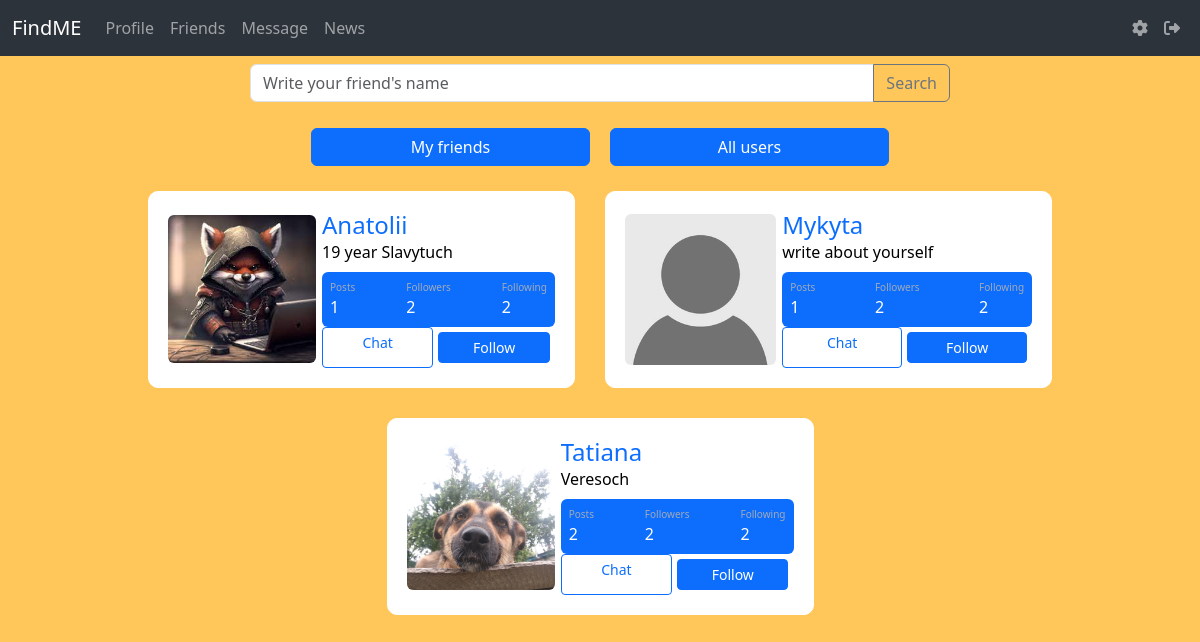
The page /friends (signed in) on the database its author committed.
### data/users.py (models this page shows, shortened)
class User(SqlAlchemyBase, UserMixin):
    __tablename__ = 'users'
    id = sqlalchemy.Column(sqlalchemy.Integer, primary_key=True, autoincrement=True)
    name = sqlalchemy.Column(sqlalchemy.String, unique=True, nullable=True)
    about = sqlalchemy.Column(sqlalchemy.String, nullable=True, default='write about yourself')
    second_email = sqlalchemy.Column(sqlalchemy.String, nullable=True)
    github = sqlalchemy.Column(sqlalchemy.String, nullable=True)
    image = sqlalchemy.Column(sqlalchemy.String, default="default.jpg")
    email = sqlalchemy.Column(sqlalchemy.String, index=True, unique=True, nullable=True)
    followings = sqlalchemy.Column(sqlalchemy.String, nullable=True, default='')
    followers = sqlalchemy.Column(sqlalchemy.String, nullable=True, default='')
    post_count = sqlalchemy.Column(sqlalchemy.Integer, nullable=True, default=0)
    admin_check = sqlalchemy.Column(sqlalchemy.Integer, default=0)
    hashed_password = sqlalchemy.Column(sqlalchemy.String, nullable=True)
    created_date = sqlalchemy.Column(sqlalchemy.DateTime, default=datetime.datetime.now)

### main.py (the view)
@app.route('/friends', methods=['GET', 'POST'])
@login_required
def friends():
    db_sess = db_session.create_session()
    if request.method == 'POST':
        data = request.form
        if 'my_friends' in list(dict(request.form).keys())[0]:
            users = db_sess.query(User).filter(User.id != current_user.id).all()
            return render_template('friends.html', title='Friends', users=users, friend_check='not is none')
        elif 'all_users' in list(dict(request.form).keys())[0]:
            users = db_sess.query(User).filter(User.id != current_user.id).all()
            return render_template('friends.html', title='Friends', users=users, all_users_check='not is none')
        elif 'friends_search' in list(dict(request.form).keys())[0]:
            input_name = data['friends_search']
            users = db_sess.query(User).filter(User.name.like(f"%{input_name}%")).filter(
                User.id != current_user.id).all()
            return render_template('friends.html', title='Friends', users=users)
    else:
        users = db_sess.query(User).filter(User.id != current_user.id).all()
        return render_template('friends.html', title='Friends', users=users)

### data/db_session.py (called while the page is built)
def create_session() -> Session:
    global __factory
    return __factory()

### main.py (called while the page is built)
@login_manager.user_loader
def load_user(user_id):
    db_sess = db_session.create_session()
    return db_sess.query(User).get(user_id)

### templates/friends.html (shortened to what this page needs)
{% extends "base.html" %}
{% block content %}
    <form method="post" enctype="multipart/form-data">
        <div class="input__block" style="margin-left: auto; margin-right: auto; max-width: 700px;">
            <div class="form-group">
                <div class="input-group mb-3">
                    <input type="text" class="form-control" name="friends_search" placeholder="Write your friend's name" aria-label="Write your friend's name" aria-describedby="button-addon2">
                    <button class="btn btn-outline-secondary" type="submit" id="button-addon2">Search</button>
                </div>
            </div>
        </div>
    </form>
    <form method="post" enctype="multipart/form-data">
        <div class="friends_buttons">
            <button class="btn btn-primary" style="width: 25%;" name="my_friends">My friends</button>
            <button class="btn btn-primary" style="width: 25%;" name="all_users">All users</button>
        </div>
    </form>
    {% if current_user.followings.split(', ') == [''] and not users %}
    <div class="friends__error">
        <h1 style="color: white;">Nothing found</h1>
        <a href="/friends">Click here to see all your friends</a>
    </div>
    {% else %}
        {% if  all_users_check %}
            <div class="friends__block">
                {% for user in users %}
                {% set list1 = user.followers.split(', ') %}
                {% set user_id_ = current_user.id | string() %}
                <div class="card_friend p-3" style="background-color: #ffffff; border: 1px solid white; border-radius: 10px;">
                    <div class="object__block">
                        <div class="image"><a href=""><img src="../static/avatars/{{ user.image }}" class="rounded" width="250"></a> </div>
                        <div class="ml-3 w-100">
                            <h4 class="mb-0 mt-0" name="nickname" style="color: white;"> <a href="/profile/{{user.name}}" style="text-decoration: none;">{{user.name}}</a> </h4> <span style="color: black;">{{user.about}}</span>
                            <div class="p-2 mt-2 bg-primary d-flex justify-content-between rounded text-white stats">
                                <div class="d-flex flex-column"> <span class="articles">Posts</span> <span class="number1">{{ user.post_count }}</span> </div>
                                <div class="d-flex flex-column"> <span class="followers">Followers</span> <span id="followers-count-{{user.id}}" class="number2">{% if (user.followers|length) > 1 %} {{(user.followers|length)//2}} {% else %} {% if user.followers == '' %} {{0}} {% else %} {{1}}  {% endif %} {% endif %}</span> </div>
                                <div class="d-flex flex-column"> <span class="rating">Following</span> <span class="number3">{% if (user.followings|length) > 1 %} {{(user.followings|length)//2}} {% else %} {% if user.followings == '' %} {{0}} {% else %} {{1}}  {% endif %} {% endif %}</span> </div>
                            </div>
                            <div class="buttons__block">
                                <a type="button" class="btn btn-sm btn-outline-primary w-100" href="/message/{{user.id}}">Chat</a>
                                <button class="btn btn-sm btn-primary w-100 ml-2" id="follow-button-{{user.id}}" onclick="follow({{user.id}})">{% if user_id_ in list1 %} Unfollow {% else %} Follow {% endif %}</button> </div>
                            </div>
                    </div>
                </div>
                {% endfor %}
            </div>
        {% else %}
            <div class="friends__block">
                {% for user in users %}
                {% set list1 = user.followers.split(', ') %}
                {% set user_id_ = current_user.id | string() %}
                <div class="card_friend p-3" style="background-color: #ffffff; border: 1px solid white; border-radius: 10px;">
                    <div class="object__block">
                        <div class="image"><a href=""><img src="../static/avatars/{{ user.image }}" class="rounded" width="250"></a> </div>
                        <div class="ml-3 w-100">
                            <h4 class="mb-0 mt-0" name="nickname" style="color: white;"> <a href="/profile/{{user.name}}" style="text-decoration: none;">{{user.name}}</a> </h4> <span style="color: black;">{{user.about}}</span>
                            <div class="p-2 mt-2 bg-primary d-flex justify-content-between rounded text-white stats">
                                <div class="d-flex flex-column"> <span class="articles">Posts</span> <span class="number1">{{ user.post_count }}</span> </div>
                                <div class="d-flex flex-column"> <span class="followers">Followers</span> <span id="followers-count-{{user.id}}" class="number2">{% if (user.followers|length) > 1 %} {{(user.followers|length)//2}} {% else %} {% if user.followers == '' %} {{0}} {% else %} {{1}}  {% endif %} {% endif %}</span> </div>
                                <div class="d-flex flex-column"> <span class="rating">Following</span> <span class="number3">{% if (user.followings|length) > 1 %} {{(user.followings|length)//2}} {% else %} {% if user.followings == '' %} {{0}} {% else %} {{1}}  {% endif %} {% endif %}</span> </div>
                            </div>
                            <div class="buttons__block">
                                <a type="button" class="btn btn-sm btn-outline-primary w-100" href="/message/{{user.id}}">Chat</a>
                                <button class="btn btn-sm btn-primary w-100 ml-2" id="follow-button-{{user.id}}" onclick="follow({{user.id}})">{% if user_id_ in list1 %} Unfollow {% else %} Follow {% endif %}</button> </div>
                            </div>
                    </div>
                </div>
                {% endfor %}
            </div>
        {% endif %}
{% endif %}
{% endblock %}

### templates/base.html (shortened to what this page needs)
<!doctype html>
<html lang="en">
<head>
    <link rel="stylesheet" href="../static/css/style.css" />
    <link href="https://cdn.jsdelivr.net/npm/bootstrap@5.0.1/dist/css/bootstrap.min.css"
          rel="stylesheet"
>
	<link href="/examples/libs/bootstrap-5/bootstrap.min.css" rel="stylesheet">
</head>
<body>
<header>
	<nav class="navbar navbar-expand-lg navbar-dark" style="background-color: #2d333b">
    	<div class="container-fluid">
        	<a class="navbar-brand" href="#">FindME</a>
			{% if current_user.is_authenticated %}
    			<div class="collapse navbar-collapse" id="navbarSupportedContent">
     			 	<ul class="navbar-nav me-auto mb-2 mb-lg-0">
						<li class="nav-item">
					 		<a class="nav-link" href="/profile/{{current_user.name}}">Profile</a>
					 	</li>
					 	<li class="nav-item">
							<a class="nav-link" href="/friends">Friends</a>
					 	</li>
					 	<li class="nav-item">
							<a class="nav-link" href="/message">Message</a>
					 	</li>
					 	<li class="nav-item">
							<a class="nav-link" href="/news">News</a>
					 	</li>
				 	</ul>
				 	<ul class="navbar-nav ms-auto mb-2 mb-lg-0">
					 	<li class="nav-item">
					 		<a class="nav-link" href="/settings"><i class="fa-solid fa-gear"></i></a>
					 	</li>
					 	<li class="nav-item">
					 		<a class="nav-link" href="/logout"><i class="fa-solid fa-right-from-bracket"></i></a>
					 	</li>
				  	</ul>
    			</div>
			{% endif %}
  		</div>
	</nav>
</header>
<main role="main" class="container">
    {% block content %}
    {% endblock %}
</main>
</body>
</html>

### static/css/style.css (style rules this page uses)
.friends__block { margin-left: auto; margin-right: auto; display: flex; justify-content: center; flex-wrap: wrap; }
.friends__block > div { margin: 15px; }
.stats { background: #f2f5f8; color: #000 }
.articles { font-size: 10px; color: #a1aab9 }
.number1 { font-weight: 500 }
.followers { font-size: 10px; color: #a1aab9 }
.number2 { font-weight: 500 }
.rating { font-size: 10px; color: #a1aab9 }
.number3 { font-weight: 500 }
.object__block { display: flex; align-items: center; }
.object__block > div { margin: 3px; }
.buttons__block { display: flex; text-align: flex-start; }
.buttons__block > button { margin: 5px; }
img { max-width: 100%; height: auto; }
html body { background-color: #FFC759; }
body { min-height: 100vh; overflow-x: hidden }
.friends_buttons { margin-left: auto; margin-right: auto; display: flex; justify-content: center; }
.friends_buttons > button { margin: 10px; }

### rows shown on the page
User: image (picture), name "Anatolii", about "19 year Slavytuch", post_count "1", followers "2", followings "2"
User: image (placeholder picture), name "Mykyta", about "write about yourself", post_count "1", followers "2", followings "2"
User: image (picture), name "Tatiana", about "Veresoch", post_count "2", followers "2", followings "2"
